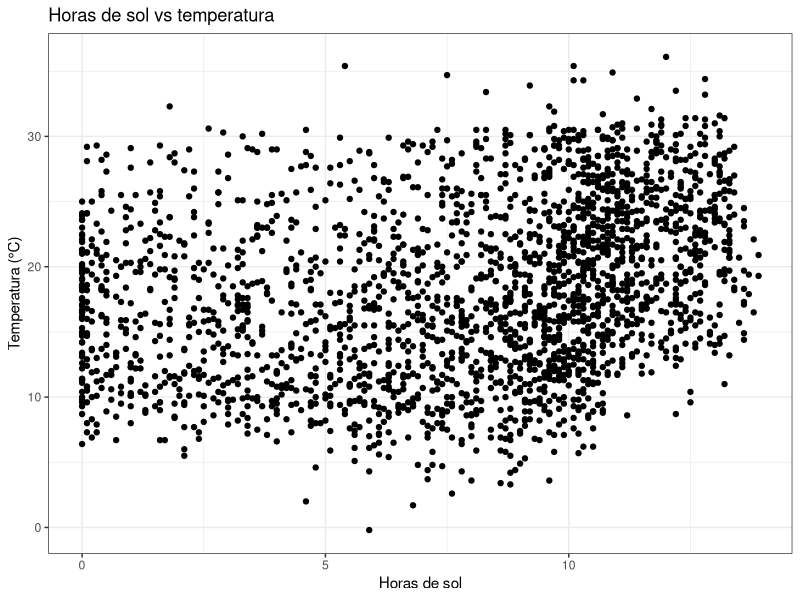
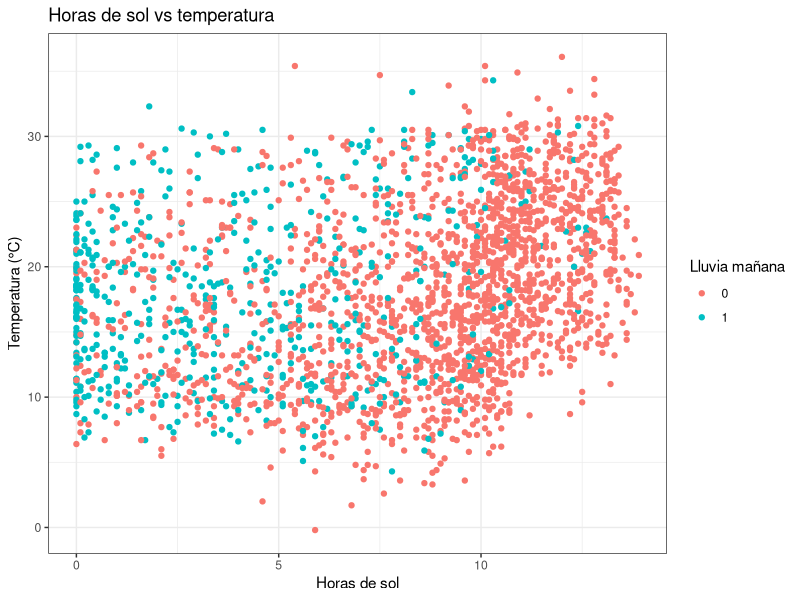
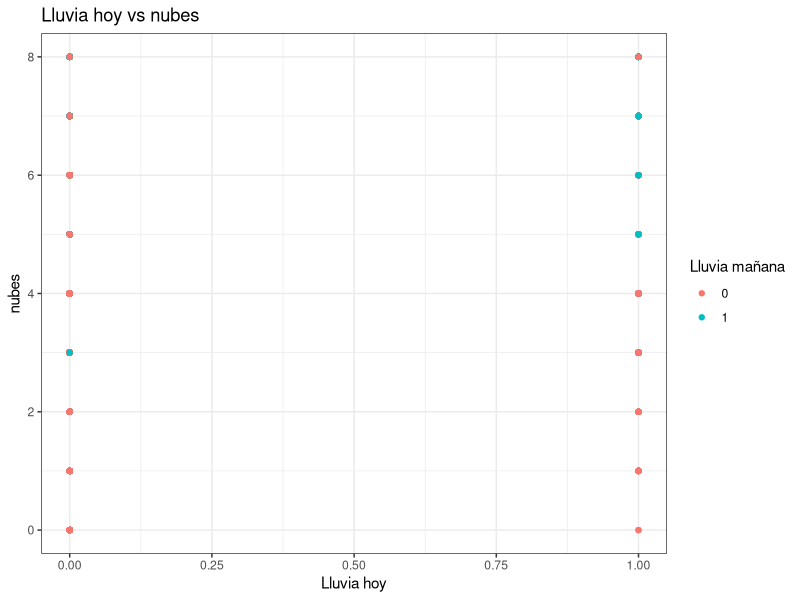
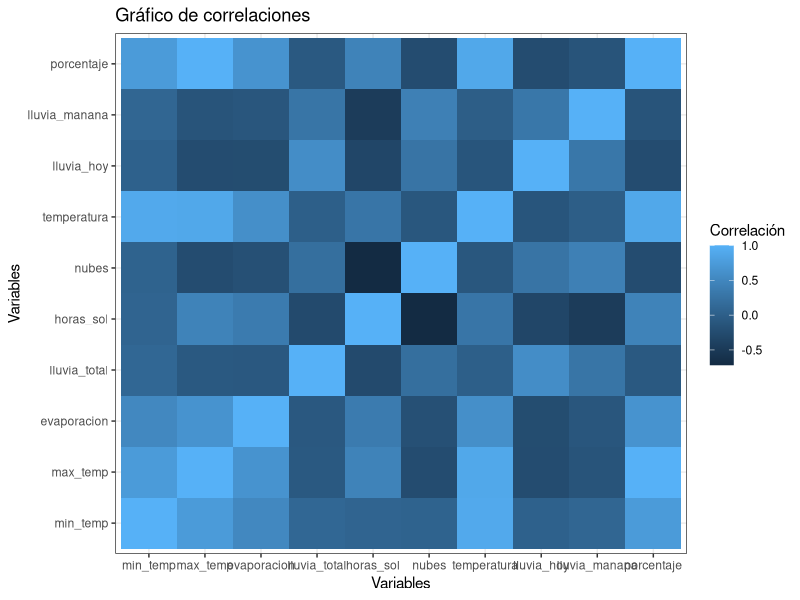
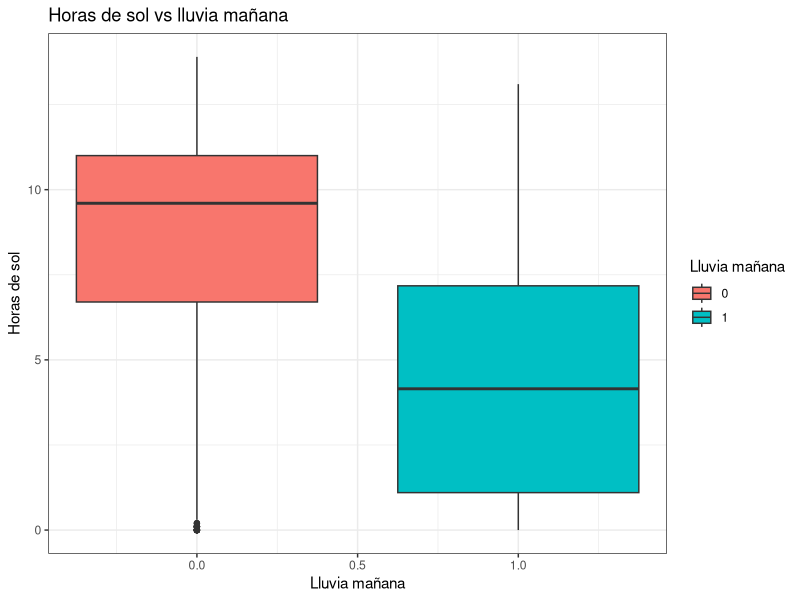
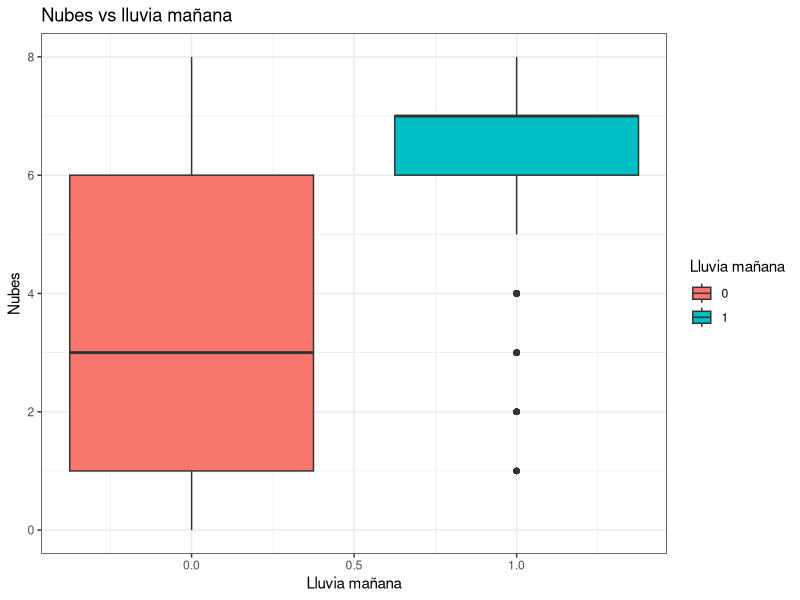
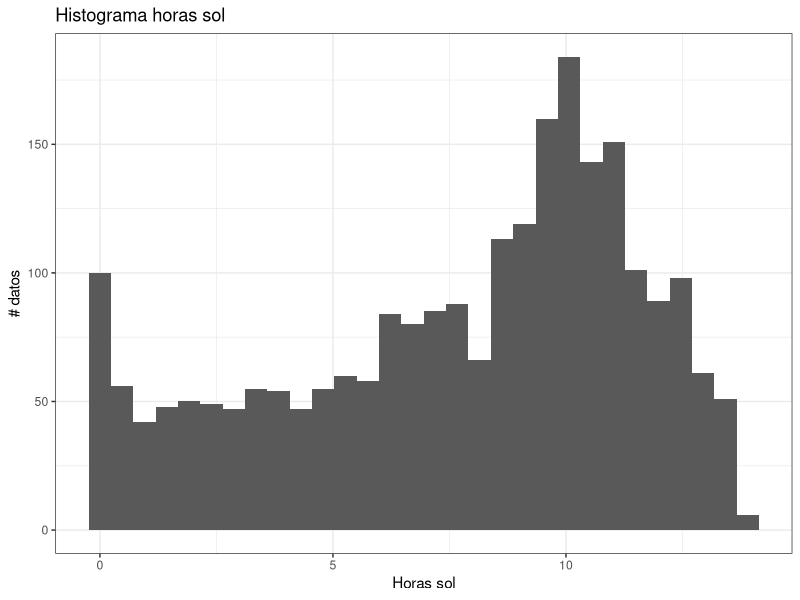

The R source for these figures, in order:
library('ggplot2')
library('tidyverse')
library('caret')
library('reshape2')
library('randomForest')
library('Hmisc')

setwd('/home/david/Documents/crehana/R/ejemplo')

# Importamos los datos

df_train = read.csv('lluvia_train.csv')
df_test = read.csv('lluvia_test.csv')



#--------------------------------------#
#-----  Análisis exploratorio  --------#
#--------------------------------------#

# Número de datos
dim(df_train)

# Nombres de las columnas
names(df_train)
names(df_test)

# Primeras filas del data.frame
head(df_train)

#Practica con metodos de filas y columnas
df_train$evaporacion[5]
df_train[3,5]
df_train[3,]
df_train[,5]
df_train$porcentaje = 0.1*df_train$max_temp
df_test$porcentaje = 0.1*df_test$max_temp

#Opcion filter
df_train %>% filter(max_temp>5)
df_train %>% filter(max_temp>5, lluvia_hoy==1)
df_train %>% arrange(horas_sol)
df_train %>% mutate(porcentaje1 = 0.1*max_temp)
df_test %>% mutate(porcentaje1 = 0.1*max_temp)

# Función describe() del paquete Hmisc
describe(df_train)

# Ordenar data.frame de acuerdo a una variable
df_train %>% arrange(temperatura)

# Agrupamos datos de acuerdo a variable lluvia_hoy y sacamos promedio de horas_sol y máximo de evaporación
df_train %>% group_by(lluvia_hoy) %>% summarise(media_horas_sol = mean(horas_sol), max_evaporacion = max(evaporacion))
df_train %>% group_by(lluvia_hoy) %>% summarise(promedio = mean(max_temp), minimo = min(horas_sol))

#--------------------------------------#
#-----------   Gráficos   -------------#
#--------------------------------------#

# Gráfico 1: dispersión sin discriminar por variable lluvia_manana
ggplot(data = df_train) + 
  geom_point(aes(x = horas_sol, y = temperatura)) + 
  theme_bw() +
  ggtitle("Horas de sol vs temperatura") + 
  xlab("Horas de sol") + ylab("Temperatura (°C)") 

# Gráfico 1: dispersión discriminando con colores por variable lluvia_manana
ggplot(data = df_train) + 
  geom_point(aes(x = horas_sol, y = temperatura, color = factor(lluvia_manana))) + 
  theme_bw() +
  ggtitle("Horas de sol vs temperatura") + 
  xlab("Horas de sol") + ylab("Temperatura (°C)") +
  labs(color='Lluvia mañana') 

#Practica ggplot2 con las demas variables
ggplot(data = df_train) + 
  geom_point(aes(x = lluvia_hoy, y = nubes, color = factor(lluvia_manana))) + 
  theme_bw() +
  ggtitle("Lluvia hoy vs nubes") + 
  xlab("Lluvia hoy") + ylab("nubes") +
  labs(color='Lluvia mañana') 


# Gráfico 2: heat map
cor(df_train)
ggplot(data = melt(cor(df_train))) + 
  geom_tile(aes(x = Var1, y = Var2, fill = value)) + 
  theme_bw() +
  ggtitle("Gráfico de correlaciones") + 
  xlab("Variables") + ylab("Variables") +
  labs(fill='Correlación') 


# Gráfico 3: box plot 1
ggplot(data = df_train) + 
  geom_boxplot(aes(x=lluvia_manana, y = horas_sol, fill = factor(lluvia_manana))) + 
  theme_bw() +
  ggtitle("Horas de sol vs lluvia mañana") + 
  xlab("Lluvia mañana") + ylab("Horas de sol") +
  labs(fill='Lluvia mañana') 


# Gráfico 3: box plot 2
ggplot(data = df_train) + 
  geom_boxplot(aes(x=lluvia_manana, y = nubes, fill = factor(lluvia_manana))) + 
  theme_bw() +
  ggtitle("Nubes vs lluvia mañana") + 
  xlab("Lluvia mañana") + ylab("Nubes") +
  labs(fill='Lluvia mañana') 


# Gráfico 4: histograma
ggplot() + 
  geom_histogram(data = df_train, aes(x = horas_sol)) + 
  theme_bw() +
  ggtitle("Histograma horas sol") + 
  xlab("Horas sol") + ylab("# datos")


#--------------------------------------#
#----   Modelos de clasificación  -----#
#--------------------------------------#

#-----------------------------------------------------#
#---- Regresión lineal univariada - entrenamiento ----#
#-----------------------------------------------------#

model = lm(data = df_train, lluvia_manana ~ horas_sol)
summary(model)

# Predecir valores en conjunto de validación
predicted_values = predict(object = model, newdata = df_test)
predicted_values = ifelse(predicted_values > 0.5, 1, 0)
df_test$predicted = predicted_values

# Métrica #1: Matriz de confusión
confusionMatrix(as.factor(df_test$lluvia_manana), as.factor(df_test$predicted))

# Métrica #2: Recall
recall(as.factor(df_test$lluvia_manana), as.factor(df_test$predicted), relevant = '1')

# Métrica #3: Precisión
precision(as.factor(df_test$lluvia_manana), as.factor(df_test$predicted), relevant = '1')

# Métrica #4: F1-score
F_meas(as.factor(df_test$lluvia_manana), as.factor(df_test$predicted), relevant = '1')



#-------------------------------------------------------#
#---- Regresión lineal multivariada - entrenamiento ----#
#-------------------------------------------------------#

model = lm(data = df_train, lluvia_manana ~ min_temp + max_temp + evaporacion + lluvia_total + horas_sol + nubes + temperatura + lluvia_hoy)
summary(model)

# Predecir valores en conjunto de validación
predicted_values = predict(object = model, newdata = df_test)
predicted_values = ifelse(predicted_values > 0.5, 1, 0)
df_test$predicted = predicted_values

# Métrica #1: Matriz de confusión
confusionMatrix(as.factor(df_test$lluvia_manana), as.factor(df_test$predicted))

# Métrica #2: Recall
recall(as.factor(df_test$lluvia_manana), as.factor(df_test$predicted), relevant = '1')

# Métrica #3: Precisión
precision(as.factor(df_test$lluvia_manana), as.factor(df_test$predicted), relevant = '1')

# Métrica #4: F1-score
F_meas(as.factor(df_test$lluvia_manana), as.factor(df_test$predicted), relevant = '1')




#-------------------------------------------------------#
#--------- Regresión logística - entrenamiento ---------#
#-------------------------------------------------------#

mod = glm(data = df_train, lluvia_manana ~ min_temp + max_temp + evaporacion + lluvia_total + horas_sol + nubes + temperatura + lluvia_hoy, family = binomial)
summary(mod)

# Predecir valores en conjunto de validación
df_test$predicted = predict(mod, newdata = df_test,type='response')
df_test$predicted = ifelse(df_test$predicted > 0.5, 1, 0)

# Métrica #1: Matriz de confusión
confusionMatrix(as.factor(df_test$lluvia_manana), as.factor(df_test$predicted))

# Métrica #2: Recall
recall(as.factor(df_test$lluvia_manana), as.factor(df_test$predicted), relevant = '1')

# Métrica #3: Precisión
precision(as.factor(df_test$lluvia_manana), as.factor(df_test$predicted), relevant = '1')

# Métrica #4: F1-score
F_meas(as.factor(df_test$lluvia_manana), as.factor(df_test$predicted), relevant = '1')




#--------------------------------------------------#
#--------- Random forests - entrenamiento ---------#
#--------------------------------------------------#

mod = randomForest(data = df_train, as.factor(lluvia_manana) ~ .)
summary(mod)

# Predecir valores en conjunto de validación
df_test$predicted = predict(mod, newdata = df_test)

# Métrica #1: Matriz de confusión
confusionMatrix(as.factor(df_test$lluvia_manana), as.factor(df_test$predicted))

# Métrica #2: Recall
recall(as.factor(df_test$lluvia_manana), as.factor(df_test$predicted), relevant = '1')

# Métrica #3: Precisión
precision(as.factor(df_test$lluvia_manana), as.factor(df_test$predicted), relevant = '1')

# Métrica #4: F1-score
F_meas(as.factor(df_test$lluvia_manana), as.factor(df_test$predicted), relevant = '1')

# Importancia de las variables
importance(mod)
